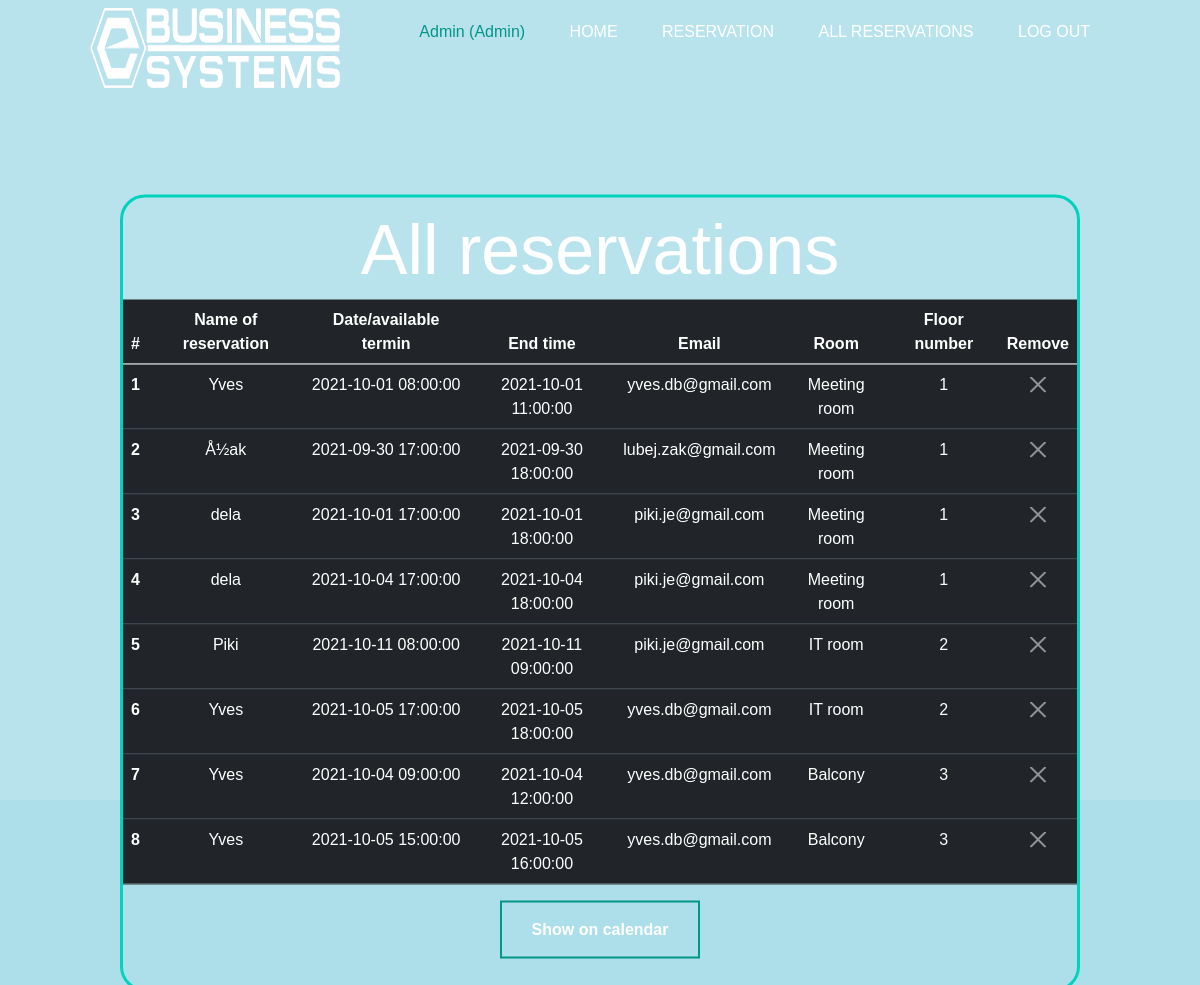
/vserezervacije.php (signed in), run on the app's committed database.
### tables this page shows
CREATE TABLE `reservations` (
  `id` int(11) NOT NULL,
  `name` varchar(250) NOT NULL,
  `date` timestamp NOT NULL DEFAULT current_timestamp() ON UPDATE current_timestamp(),
  `end_time` timestamp NOT NULL DEFAULT '0000-00-00 00:00:00',
  `room_id` int(11) DEFAULT NULL,
  `user_id` int(11) DEFAULT NULL
);

CREATE TABLE `users` (
  `id` int(11) NOT NULL,
  `email` varchar(250) NOT NULL,
  `password` varchar(250) NOT NULL,
  `admin` int(11) DEFAULT NULL,
  `username` varchar(250) NOT NULL
);

CREATE TABLE `rooms` (
  `id` int(11) NOT NULL,
  `name` varchar(20) NOT NULL,
  `description` text DEFAULT NULL,
  `floor_id` int(11) DEFAULT NULL,
  `slika` text NOT NULL
);

CREATE TABLE `floors` (
  `id` int(11) NOT NULL,
  `number` int(11) NOT NULL,
  `description` text DEFAULT NULL
);

### vserezervacije.php (the view, shortened to what this page needs)
<?php
include("functions.php");
?>
<!DOCTYPE html>
<html lang="sl" dir="ltr">
<head>
    <link rel="stylesheet" href="index.css">
    <link href="https://cdn.jsdelivr.net/npm/bootstrap@5.0.1/dist/css/bootstrap.min.css" rel="stylesheet">
</head>
<body>
    <div class="banner">
        <div class="navbar">
            <?php
            include("navbar.php");
            ?>
        </div>
    </div>
    <div class="content">
        <div style="background-color:transparent; width: 80%; margin: auto; border: 3px #00d2be solid; border-radius: 25px;">
            <h1 style="margin-top:10px">All reservations</h1>
            <div>
                <table class="table table-dark">
                    <thead>
                        <tr>
                            <th scope="col">#</th>
                            <th scope="col">Name of reservation</th>
                            <th scope="col">Date/available termin</th>
                            <th scope="col">End time</th>
                            <th scope="col">Email</th>
                            <th scope="col">Room</th>
                            <th scope="col">Floor number</th>
                            <?php
                            if (isset($_SESSION["admin"])) {
                              if($_SESSION["admin"] == 1) {
                            ?>
                            <th scope="col">Remove</th>
                          <?php }}?>
                        </tr>
                    </thead>
                    <tbody>
                        <?php
                        $count = 1;
                        $sql = "SELECT r.id, r.name, r.date, r.end_time AS end_time, u.email, ro.name AS room_number, f.number AS floor_number
                        FROM reservations r INNER JOIN users u ON u.id = r.user_id INNER JOIN rooms ro ON ro.id = r.room_id
                        INNER JOIN floors f ON f.id = ro.floor_id;";
                        $result = mysqli_query($con, $sql);
                        while ($row = mysqli_fetch_assoc($result)) {
                        ?>
                            <tr>
                                <form action="functions.php" method="post">
                                    <th scope="row"><?php echo $count ?></th>
                                    <td><?php echo $row["name"] ?></td>
                                    <td><?php echo $row["date"] ?></td>
                                    <td><?php echo $row["end_time"] ?></td>
                                    <td><?php echo $row["email"] ?></td>
                                    <td><?php echo $row["room_number"] ?></td>
                                    <td><?php echo $row["floor_number"] ?></td>
                                    <?php
                                    if (isset($_SESSION["admin"])) {
                                      if($_SESSION["admin"] == 1) {
                                    ?>
                                        <td><button name="delete" type="submit" class="btn-close btn-close-white" aria-label="Close"></button></td>
                                    <?php }} ?>
                                </form>
                            </tr>
                        <?php $count = $count + 1;
                        } ?>
                    </tbody>
                </table>
                <a href="index2.php"><button class="vserezervacije_button"> Show on calendar </button></a>
            </div>
        </div>
    </div>
</body>

### index.css (style rules this page uses)
* { margin: 0; padding: 0; font-family: sans-serif; }
body, html { background-color: #9fdae7db; }
.banner { width: 100%; height: 100vh; background-color: #9fdae7bd; background-size: cover; background-position: center; background-attachment: fixed; }
.navbar { width: 85%; margin: auto; padding: 35px 0; display: flex; align-items: center; justify-content: space-between; }
.content { width: 100%; position: absolute; top: 50%; transform: translateY(-50%); text-align: center; color: #fff; margin-top: 100px; }
.content h1 { font-size: 70px; margin-top: 80px; }
button { width: 200px; padding: 15px 0; text-align: center; margin: 20px 10px; border-radius: 25px; font-weight: bold; border: 2px solid #009688; background: transparent; color: #fff; cursor: pointer; position: relative; overflow: hidden; }
a { color: #fff; text-decoration: none; cursor: default; }
.vserezervacije_button { margin-bottom: 30px; }

### data on the page
reservations: name "Yves", date "2021-10-01 08:00:00", end_time "2021-10-01 11:00:00", user.email "yves.db@gmail.com", room.name "Meeting room", floors.number "1"
reservations: name "Å½ak", date "2021-09-30 17:00:00", end_time "2021-09-30 18:00:00", user.email "lubej.zak@gmail.com", room.name "Meeting room", floors.number "1"
reservations: name "dela", date "2021-10-01 17:00:00", end_time "2021-10-01 18:00:00", user.email "piki.je@gmail.com", room.name "Meeting room", floors.number "1"
reservations: name "dela", date "2021-10-04 17:00:00", end_time "2021-10-04 18:00:00", user.email "piki.je@gmail.com", room.name "Meeting room", floors.number "1"
reservations: name "Piki", date "2021-10-11 08:00:00", end_time "2021-10-11 09:00:00", user.email "piki.je@gmail.com", room.name "IT room", floors.number "2"
reservations: name "Yves", date "2021-10-05 17:00:00", end_time "2021-10-05 18:00:00", user.email "yves.db@gmail.com", room.name "IT room", floors.number "2"
reservations: name "Yves", date "2021-10-04 09:00:00", end_time "2021-10-04 12:00:00", user.email "yves.db@gmail.com", room.name "Balcony", floors.number "3"
reservations: name "Yves", date "2021-10-05 15:00:00", end_time "2021-10-05 16:00:00", user.email "yves.db@gmail.com", room.name "Balcony", floors.number "3"

### other printed values
$_SESSION["username"] "Admin"
